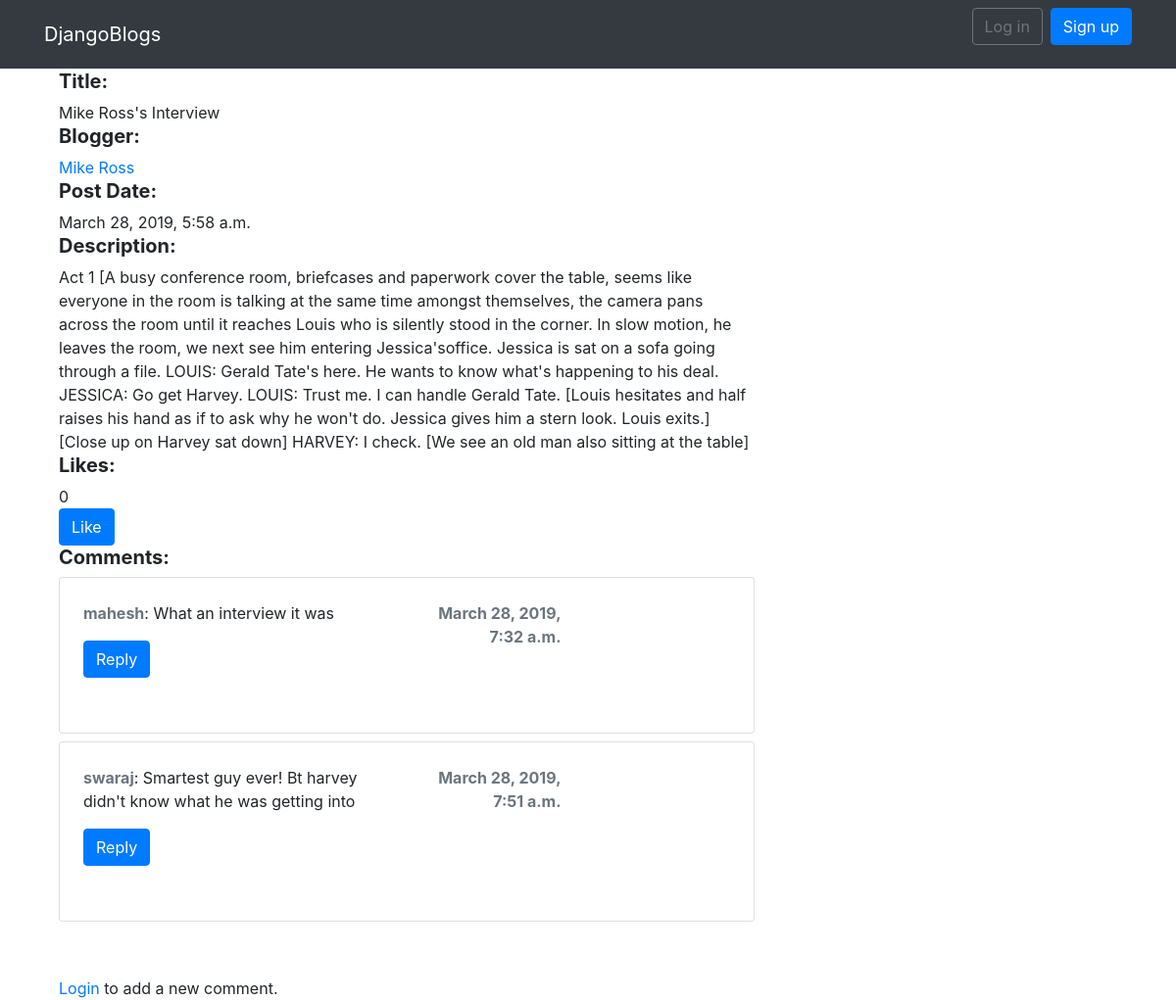
Before: /blog/blog/2 with the older database file.
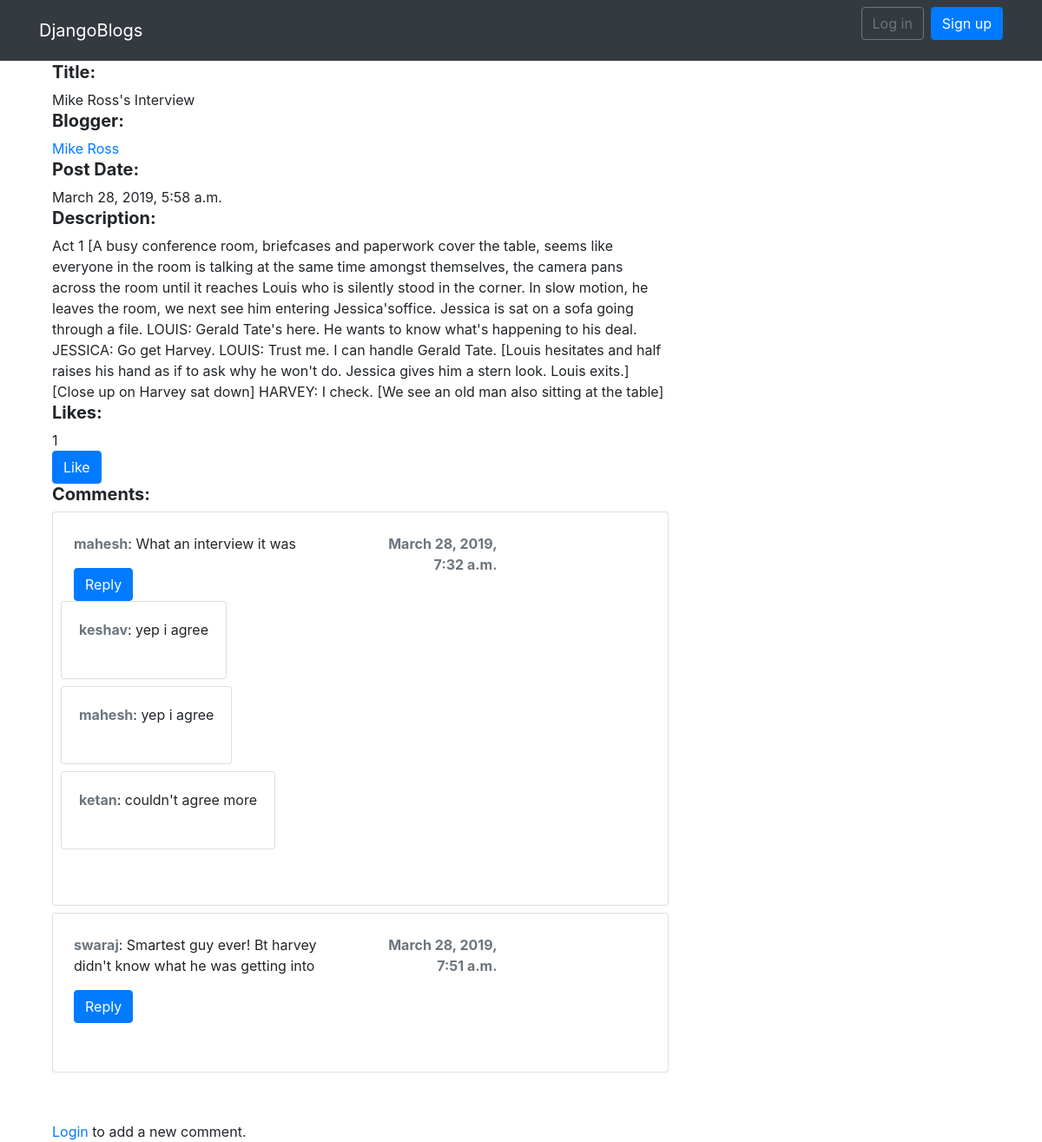
After: the same page with the newer database file.
### blog/models.py (models this page shows, shortened)
class Blog(models.Model):
    title = models.CharField(max_length=200, help_text="Enter a title for the blog post", null = True)
    blogger = models.ForeignKey('Blogger', on_delete = models.SET_NULL, null = True)
    date = models.DateTimeField(auto_now=True)
    description = models.TextField(max_length=1000, help_text="Add the blog content", null=True)

class Blogger(models.Model):
    name = models.CharField(max_length=50, help_text="Blogger's name", null=True)
    bio = models.TextField(max_length=200, help_text="Description about the blogger", null=True)
    user = models.ForeignKey(User, null=True, on_delete= models.SET_NULL)
    def __str__(self):
        return self.name

class Comment(models.Model):
    comment = models.CharField(max_length=100, null=True)
    commenter = models.ForeignKey(User,  on_delete = models.SET_NULL, null = True)
    blog = models.ForeignKey(Blog, on_delete = models.SET_NULL, related_name='comments', null = True)
    added_at = models.DateTimeField(auto_now_add=True)

class CommentReply(models.Model):
    reply = models.CharField(max_length=100, null = True)
    comment = models.ForeignKey(Comment, on_delete = models.SET_NULL, related_name='replies',null = True)
    replier = models.ForeignKey(User, on_delete = models.SET_NULL, null = True)
    added_at = models.DateTimeField(auto_now_add=True)

### blog/views.py (the view)
# urls.py: path('blog/<int:pk>', views.BlogDetailView.as_view(), name='blog-detail'),
class BlogDetailView(generic.DetailView):
    model = Blog

### blog/templates/blog/blog_detail.html
{% extends 'base_generic.html' %}
{% block content %}
                <h5><strong>Title: </strong> </h5>{{blog.title}}<br>
                <h5><strong>Blogger: </strong></h5><a href=" {% url 'blogger-detail' blog.blogger.pk%}">{{blog.blogger}}</a><br>
                <h5><strong>Post Date: </strong></h5> {{blog.date}}<br>
                <h5><strong>Description: </strong></h5> {{blog.description}}<br>
                <h5><strong>Likes: </strong></h5> {{blog.likes.all.count}}<br>
                <a href="{% url 'like' blog.pk %}" class="btn btn-primary btn-small">Like</a>
                <h5><strong>Comments: </strong></h5>
                {% if blog.comments.all %}
                    {% for comment in blog.comments.all %}
                    <div class="card mb-2">
                        <div class="card-body p-4">
                            <div class="row mb-3">
                                <div class="col-6">
                                        <strong class="text-muted">{{comment.commenter}}</strong>:  {{comment.comment}}<br>
                                        <div class="mt-3">
                                                <a href="{%url 'reply-comment' blog.pk comment.pk %}" class="btn btn-primary btn-small">Reply</a>
                                                <div class="row mb-3">
                                                        {% if comment.replies.all %}
                                                        {% for c in comment.replies.all %}
                                                            <div class="card mb-2">
                                                                <div class="card-body">
                                                                        <div>
                                                                                <strong class="text-muted">{{c.replier}}</strong>:  {{c.reply}}
                                                                        </div>
                                                                </div><br>
                                                            </div>
                                                        {% endfor%}
                                                    {% endif %}
                                                </div>
                                        </div>
                                </div>
                                <div class="col-3 text-right">
                                        <strong class="text-muted">{{comment.added_at}}</strong>
                                </div>
                            </div>
                        </div>
                    </div>
                    {% endfor %}
                {% endif %}
                <br><br>
                {% if user.is_authenticated %}
                <a href="{% url 'blog-comment' blog.pk %}">Add a new comment</a>
                {% else %}
                <a href="{% url 'login'%}?next={{request.path}}">Login</a> to add a new comment.
                {% endif %}
{% endblock %}

### blog/templates/base_generic.html (shortened to what this page needs)
<html>
    <head>
          <link rel="stylesheet" href="https://stackpath.bootstrapcdn.com/bootstrap/4.1.3/css/bootstrap.min.css">
        </head>
        <body>
                <nav class="navbar navbar-expand-lg navbar-dark bg-dark">
                        <div class="container">
                          <a class="navbar-brand" href="{% url 'homepage' %}">DjangoBlogs</a>
                              <div class="collapse navbar-collapse" id="mainMenu">
                                    {% if user.is_authenticated %}
                                    <ul class="navbar-nav ml-auto">
                                      <li class="nav-item dropdown">
                                        <a class="nav-link dropdown-toggle" href="#" id="userMenu" data-toggle="dropdown" aria-haspopup="true" aria-expanded="false">
                                          {{ user.username }}
                                        </a>
                                        <div class="dropdown-menu dropdown-menu-right" aria-labelledby="userMenu">
                                          <a class="dropdown-item" href="#">My account</a>
                                          <a class="dropdown-item" href="{% url 'password_reset' %}">Change password</a>
                                          <div class="dropdown-divider"></div>
                                          <a class="dropdown-item" href="{% url 'logout' %}">Log out</a>
                                        </div>
                                      </li>
                                    </ul>
                                  {% else %}
                                    <form class="form-inline ml-auto">
                                      <a href="{% url 'login' %}?next={{request.path}}" class="btn btn-outline-secondary">Log in</a>
                                      <a href="{% url 'signup' %}?next={{request.path}}" class="btn btn-primary ml-2">Sign up</a>
                                    </form>
                                  {% endif %}
                              </div>
                        </div>
                </nav>
            <div class="container">
              <div class="col-sm-4">
              </div>
              <div class="col-sm-8">
                {% block content %}
                {% endblock %}
              </div>
            </div>
        </body>
</html>

Changed rows visible on the page:
computed for Blog "Mike Ross's Interview": likes.all.count "0" → "1"
added CommentReply: replier "keshav", reply "yep i agree", shown under Comment "What an interview it was"
added CommentReply: replier "mahesh", reply "yep i agree", shown under Comment "What an interview it was"
added CommentReply: replier "ketan", reply "couldn't agree more", shown under Comment "What an interview it was"
